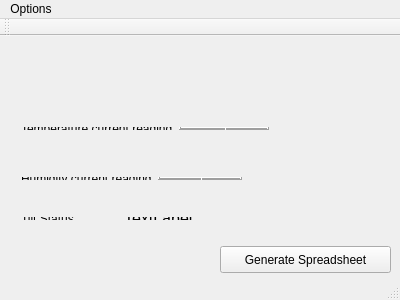
<?xml version="1.0" encoding="UTF-8"?>
<ui version="4.0">
 <class>Dolle_UserApp</class>
 <widget class="QMainWindow" name="Dolle_UserApp">
  <property name="geometry">
   <rect>
    <x>0</x>
    <y>0</y>
    <width>400</width>
    <height>300</height>
   </rect>
  </property>
  <property name="windowTitle">
   <string>Dolle_UserApp</string>
  </property>
  <widget class="QWidget" name="centralWidget">
   <widget class="QWidget" name="layoutWidget">
    <property name="geometry">
     <rect>
      <x>10</x>
      <y>80</y>
      <width>270</width>
      <height>25</height>
     </rect>
    </property>
    <layout class="QHBoxLayout" name="horizontalLayout">
     <item>
      <widget class="QLabel" name="label">
       <property name="text">
        <string>Temperature current reading</string>
       </property>
      </widget>
     </item>
     <item>
      <widget class="QLCDNumber" name="tempLCD"/>
     </item>
    </layout>
   </widget>
   <widget class="QLabel" name="label_2">
    <property name="geometry">
     <rect>
      <x>50</x>
      <y>10</y>
      <width>301</width>
      <height>51</height>
     </rect>
    </property>
    <property name="font">
     <font>
      <pointsize>24</pointsize>
      <weight>75</weight>
      <bold>true</bold>
     </font>
    </property>
    <property name="text">
     <string/>
    </property>
    <property name="pixmap">
     <pixmap>../dolle.png</pixmap>
    </property>
   </widget>
   <widget class="QWidget" name="layoutWidget">
    <property name="geometry">
     <rect>
      <x>10</x>
      <y>130</y>
      <width>243</width>
      <height>25</height>
     </rect>
    </property>
    <layout class="QHBoxLayout" name="horizontalLayout_2">
     <item>
      <widget class="QLabel" name="label_3">
       <property name="text">
        <string>Humidity current reading</string>
       </property>
      </widget>
     </item>
     <item>
      <widget class="QLCDNumber" name="humLCD"/>
     </item>
    </layout>
   </widget>
   <widget class="QWidget" name="layoutWidget">
    <property name="geometry">
     <rect>
      <x>10</x>
      <y>170</y>
      <width>222</width>
      <height>25</height>
     </rect>
    </property>
    <layout class="QHBoxLayout" name="horizontalLayout_3">
     <item>
      <widget class="QLabel" name="label_4">
       <property name="text">
        <string>Tilt Status</string>
       </property>
      </widget>
     </item>
     <item>
      <widget class="QLabel" name="status">
       <property name="palette">
        <palette>
         <active>
          <colorrole role="WindowText">
           <brush brushstyle="SolidPattern">
            <color alpha="255">
             <red>0</red>
             <green>0</green>
             <blue>0</blue>
            </color>
           </brush>
          </colorrole>
          <colorrole role="Button">
           <brush brushstyle="SolidPattern">
            <color alpha="255">
             <red>240</red>
             <green>242</green>
             <blue>240</blue>
            </color>
           </brush>
          </colorrole>
          <colorrole role="Light">
           <brush brushstyle="SolidPattern">
            <color alpha="255">
             <red>255</red>
             <green>255</green>
             <blue>255</blue>
            </color>
           </brush>
          </colorrole>
          <colorrole role="Midlight">
           <brush brushstyle="SolidPattern">
            <color alpha="255">
             <red>247</red>
             <green>248</green>
             <blue>247</blue>
            </color>
           </brush>
          </colorrole>
          <colorrole role="Dark">
           <brush brushstyle="SolidPattern">
            <color alpha="255">
             <red>120</red>
             <green>121</green>
             <blue>120</blue>
            </color>
           </brush>
          </colorrole>
          <colorrole role="Mid">
           <brush brushstyle="SolidPattern">
            <color alpha="255">
             <red>160</red>
             <green>161</green>
             <blue>160</blue>
            </color>
           </brush>
          </colorrole>
          <colorrole role="Text">
           <brush brushstyle="SolidPattern">
            <color alpha="255">
             <red>0</red>
             <green>0</green>
             <blue>0</blue>
            </color>
           </brush>
          </colorrole>
          <colorrole role="BrightText">
           <brush brushstyle="SolidPattern">
            <color alpha="255">
             <red>255</red>
             <green>255</green>
             <blue>255</blue>
            </color>
           </brush>
          </colorrole>
          <colorrole role="ButtonText">
           <brush brushstyle="SolidPattern">
            <color alpha="255">
             <red>0</red>
             <green>0</green>
             <blue>0</blue>
            </color>
           </brush>
          </colorrole>
          <colorrole role="Base">
           <brush brushstyle="SolidPattern">
            <color alpha="255">
             <red>255</red>
             <green>255</green>
             <blue>255</blue>
            </color>
           </brush>
          </colorrole>
          <colorrole role="Window">
           <brush brushstyle="SolidPattern">
            <color alpha="255">
             <red>240</red>
             <green>242</green>
             <blue>240</blue>
            </color>
           </brush>
          </colorrole>
          <colorrole role="Shadow">
           <brush brushstyle="SolidPattern">
            <color alpha="255">
             <red>0</red>
             <green>0</green>
             <blue>0</blue>
            </color>
           </brush>
          </colorrole>
          <colorrole role="AlternateBase">
           <brush brushstyle="SolidPattern">
            <color alpha="255">
             <red>247</red>
             <green>248</green>
             <blue>247</blue>
            </color>
           </brush>
          </colorrole>
          <colorrole role="ToolTipBase">
           <brush brushstyle="SolidPattern">
            <color alpha="255">
             <red>255</red>
             <green>255</green>
             <blue>220</blue>
            </color>
           </brush>
          </colorrole>
          <colorrole role="ToolTipText">
           <brush brushstyle="SolidPattern">
            <color alpha="255">
             <red>0</red>
             <green>0</green>
             <blue>0</blue>
            </color>
           </brush>
          </colorrole>
         </active>
         <inactive>
          <colorrole role="WindowText">
           <brush brushstyle="SolidPattern">
            <color alpha="255">
             <red>0</red>
             <green>0</green>
             <blue>0</blue>
            </color>
           </brush>
          </colorrole>
          <colorrole role="Button">
           <brush brushstyle="SolidPattern">
            <color alpha="255">
             <red>240</red>
             <green>242</green>
             <blue>240</blue>
            </color>
           </brush>
          </colorrole>
          <colorrole role="Light">
           <brush brushstyle="SolidPattern">
            <color alpha="255">
             <red>255</red>
             <green>255</green>
             <blue>255</blue>
            </color>
           </brush>
          </colorrole>
          <colorrole role="Midlight">
           <brush brushstyle="SolidPattern">
            <color alpha="255">
             <red>247</red>
             <green>248</green>
             <blue>247</blue>
            </color>
           </brush>
          </colorrole>
          <colorrole role="Dark">
           <brush brushstyle="SolidPattern">
            <color alpha="255">
             <red>120</red>
             <green>121</green>
             <blue>120</blue>
            </color>
           </brush>
          </colorrole>
          <colorrole role="Mid">
           <brush brushstyle="SolidPattern">
            <color alpha="255">
             <red>160</red>
             <green>161</green>
             <blue>160</blue>
            </color>
           </brush>
          </colorrole>
          <colorrole role="Text">
           <brush brushstyle="SolidPattern">
            <color alpha="255">
             <red>0</red>
             <green>0</green>
             <blue>0</blue>
            </color>
           </brush>
          </colorrole>
          <colorrole role="BrightText">
           <brush brushstyle="SolidPattern">
            <color alpha="255">
             <red>255</red>
             <green>255</green>
             <blue>255</blue>
            </color>
           </brush>
          </colorrole>
          <colorrole role="ButtonText">
           <brush brushstyle="SolidPattern">
            <color alpha="255">
             <red>0</red>
             <green>0</green>
             <blue>0</blue>
            </color>
           </brush>
          </colorrole>
          <colorrole role="Base">
           <brush brushstyle="SolidPattern">
            <color alpha="255">
             <red>255</red>
             <green>255</green>
             <blue>255</blue>
            </color>
           </brush>
          </colorrole>
          <colorrole role="Window">
           <brush brushstyle="SolidPattern">
            <color alpha="255">
             <red>240</red>
             <green>242</green>
             <blue>240</blue>
            </color>
           </brush>
          </colorrole>
          <colorrole role="Shadow">
           <brush brushstyle="SolidPattern">
            <color alpha="255">
             <red>0</red>
             <green>0</green>
             <blue>0</blue>
            </color>
           </brush>
          </colorrole>
          <colorrole role="AlternateBase">
           <brush brushstyle="SolidPattern">
            <color alpha="255">
             <red>247</red>
             <green>248</green>
             <blue>247</blue>
            </color>
           </brush>
          </colorrole>
          <colorrole role="ToolTipBase">
           <brush brushstyle="SolidPattern">
            <color alpha="255">
             <red>255</red>
             <green>255</green>
             <blue>220</blue>
            </color>
           </brush>
          </colorrole>
          <colorrole role="ToolTipText">
           <brush brushstyle="SolidPattern">
            <color alpha="255">
             <red>0</red>
             <green>0</green>
             <blue>0</blue>
            </color>
           </brush>
          </colorrole>
         </inactive>
         <disabled>
          <colorrole role="WindowText">
           <brush brushstyle="SolidPattern">
            <color alpha="255">
             <red>120</red>
             <green>121</green>
             <blue>120</blue>
            </color>
           </brush>
          </colorrole>
          <colorrole role="Button">
           <brush brushstyle="SolidPattern">
            <color alpha="255">
             <red>240</red>
             <green>242</green>
             <blue>240</blue>
            </color>
           </brush>
          </colorrole>
          <colorrole role="Light">
           <brush brushstyle="SolidPattern">
            <color alpha="255">
             <red>255</red>
             <green>255</green>
             <blue>255</blue>
            </color>
           </brush>
          </colorrole>
          <colorrole role="Midlight">
           <brush brushstyle="SolidPattern">
            <color alpha="255">
             <red>247</red>
             <green>248</green>
             <blue>247</blue>
            </color>
           </brush>
          </colorrole>
          <colorrole role="Dark">
           <brush brushstyle="SolidPattern">
            <color alpha="255">
             <red>120</red>
             <green>121</green>
             <blue>120</blue>
            </color>
           </brush>
          </colorrole>
          <colorrole role="Mid">
           <brush brushstyle="SolidPattern">
            <color alpha="255">
             <red>160</red>
             <green>161</green>
             <blue>160</blue>
            </color>
           </brush>
          </colorrole>
          <colorrole role="Text">
           <brush brushstyle="SolidPattern">
            <color alpha="255">
             <red>120</red>
             <green>121</green>
             <blue>120</blue>
            </color>
           </brush>
          </colorrole>
          <colorrole role="BrightText">
           <brush brushstyle="SolidPattern">
            <color alpha="255">
             <red>255</red>
             <green>255</green>
             <blue>255</blue>
            </color>
           </brush>
          </colorrole>
          <colorrole role="ButtonText">
           <brush brushstyle="SolidPattern">
            <color alpha="255">
             <red>120</red>
             <green>121</green>
             <blue>120</blue>
            </color>
           </brush>
          </colorrole>
          <colorrole role="Base">
           <brush brushstyle="SolidPattern">
            <color alpha="255">
             <red>240</red>
             <green>242</green>
             <blue>240</blue>
            </color>
           </brush>
          </colorrole>
          <colorrole role="Window">
           <brush brushstyle="SolidPattern">
            <color alpha="255">
             <red>240</red>
             <green>242</green>
             <blue>240</blue>
            </color>
           </brush>
          </colorrole>
          <colorrole role="Shadow">
           <brush brushstyle="SolidPattern">
            <color alpha="255">
             <red>0</red>
             <green>0</green>
             <blue>0</blue>
            </color>
           </brush>
          </colorrole>
          <colorrole role="AlternateBase">
           <brush brushstyle="SolidPattern">
            <color alpha="255">
             <red>240</red>
             <green>242</green>
             <blue>240</blue>
            </color>
           </brush>
          </colorrole>
          <colorrole role="ToolTipBase">
           <brush brushstyle="SolidPattern">
            <color alpha="255">
             <red>255</red>
             <green>255</green>
             <blue>220</blue>
            </color>
           </brush>
          </colorrole>
          <colorrole role="ToolTipText">
           <brush brushstyle="SolidPattern">
            <color alpha="255">
             <red>0</red>
             <green>0</green>
             <blue>0</blue>
            </color>
           </brush>
          </colorrole>
         </disabled>
        </palette>
       </property>
       <property name="font">
        <font>
         <pointsize>12</pointsize>
        </font>
       </property>
       <property name="text">
        <string>TextLabel</string>
       </property>
      </widget>
     </item>
    </layout>
   </widget>
   <widget class="QPushButton" name="pushButton">
    <property name="geometry">
     <rect>
      <x>220</x>
      <y>210</y>
      <width>171</width>
      <height>27</height>
     </rect>
    </property>
    <property name="text">
     <string>Generate Spreadsheet</string>
    </property>
   </widget>
  </widget>
  <widget class="QMenuBar" name="menuBar">
   <property name="geometry">
    <rect>
     <x>0</x>
     <y>0</y>
     <width>400</width>
     <height>25</height>
    </rect>
   </property>
   <widget class="QMenu" name="menuOptions">
    <property name="title">
     <string>Options</string>
    </property>
    <addaction name="actionContact_Dolle"/>
    <addaction name="actionQuit"/>
   </widget>
   <addaction name="menuOptions"/>
  </widget>
  <widget class="QToolBar" name="mainToolBar">
   <attribute name="toolBarArea">
    <enum>TopToolBarArea</enum>
   </attribute>
   <attribute name="toolBarBreak">
    <bool>false</bool>
   </attribute>
  </widget>
  <widget class="QStatusBar" name="statusBar"/>
  <action name="actionContact_Dolle">
   <property name="text">
    <string>Contact Dolle</string>
   </property>
  </action>
  <action name="actionQuit">
   <property name="text">
    <string>Quit</string>
   </property>
  </action>
 </widget>
 <layoutdefault spacing="6" margin="11"/>
 <resources/>
 <connections/>
</ui>
